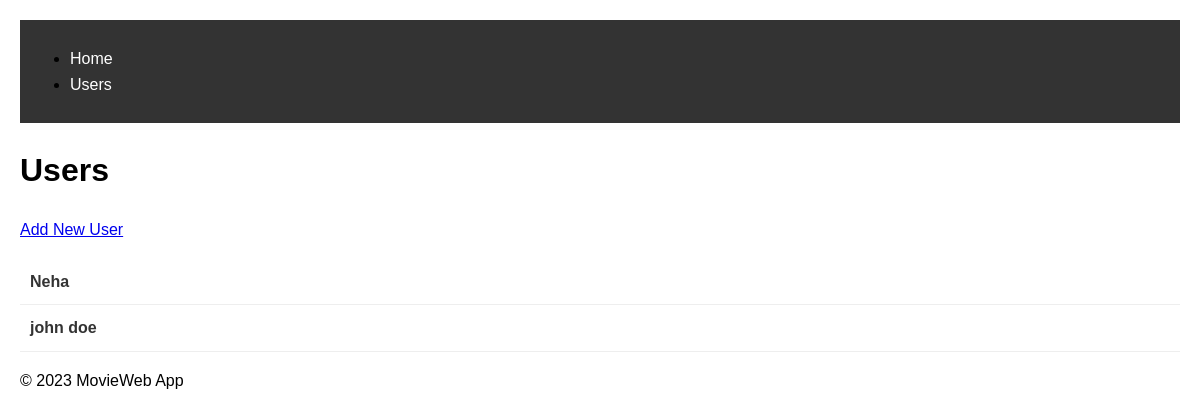
The app's page /users, older data.
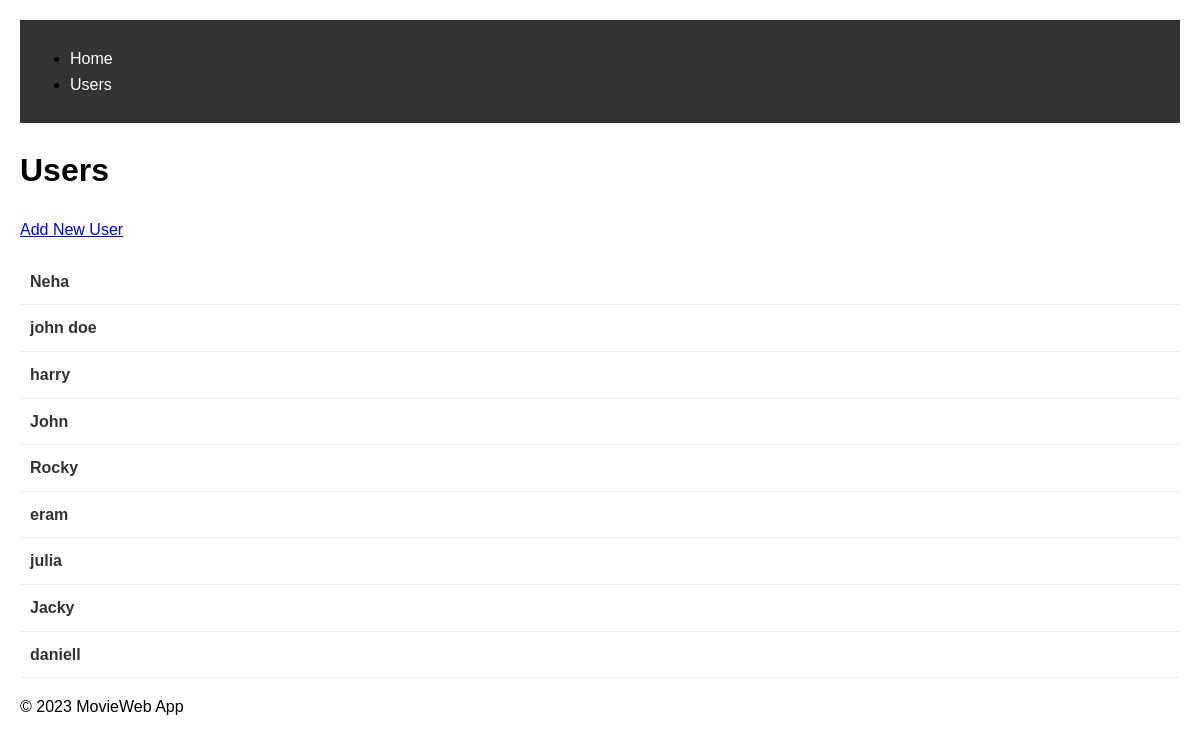
The same page, newer data.
### datamanager/data_models.py (models this page shows, shortened)
class User(db.Model):
    __tablename__ = 'users'
    user_id = db.Column(db.Integer, primary_key=True, autoincrement=True)
    user_name = db.Column(db.String, unique=True)
    movies = db.relationship('Movie', back_populates='user', lazy=True)
    reviews = db.relationship('Review', back_populates='user', cascade='all, delete-orphan', passive_deletes=True)

### app.py (the view)
@app.route('/users')
def list_users():
    users = data_manager.get_all_users()
    return render_template("users.html", users = users)

### datamanager/sqlite_data_manager.py (called while the page is built)
    def get_all_users(self):
        try:
            with self.app.app_context():
                users = User.query.all()  # Using ORM query
            return users
        except SQLAlchemyError as e:
            db.session.rollback()
            print(f"Data base error: {e}")
            return []

### templates/users.html (shortened to what this page needs)
{% extends "base.html" %}
{% block content %}
    <h1>Users</h1>
    <a href="{{ url_for('add_user') }}" class="button">Add New User</a>
    <ul class="user-list">
        {% for user in users %}
            <li>
                <a href="{{ url_for('user_movies', user_id=user.user_id) }}">{{ user.user_name }}</a>
            </li>
        {% endfor %}
    </ul>
{% endblock %}

### templates/base.html (shortened to what this page needs)
<!DOCTYPE html>
<html lang="en">
<head>
    <link rel="stylesheet" href="{{ url_for('static', filename='style.css') }}">
</head>
<body>
    <header>
        <nav>
            <ul>
                <li><a href="{{ url_for('home_page') }}">Home</a></li>
                <li><a href="{{ url_for('list_users') }}">Users</a></li>
            </ul>
        </nav>
    </header>
    <main>
        {% block content %}{% endblock %}
    </main>
    <footer>
        <p>&copy; 2023 MovieWeb App</p>
    </footer>
</body>
</html>

### static/style.css (style rules this page uses)
body { font-family: Arial, sans-serif; line-height: 1.6; margin: 0; padding: 20px; max-width: 1200px; margin: 0 auto; }
nav { background: #333; padding: 10px; margin-bottom: 20px; }
nav a { color: white; text-decoration: none; margin-right: 15px; }
.user-list { list-style: none; padding: 0; }
.user-list li { padding: 10px; border-bottom: 1px solid #eee; }
.user-list a { text-decoration: none; color: #333; font-weight: bold; }

Row changes from the older to the newer data that the page shows:
added User: user_name "harry"
added User: user_name "John"
added User: user_name "Rocky"
added User: user_name "eram"
added User: user_name "julia"
added User: user_name "Jacky"
added User: user_name "daniell"
